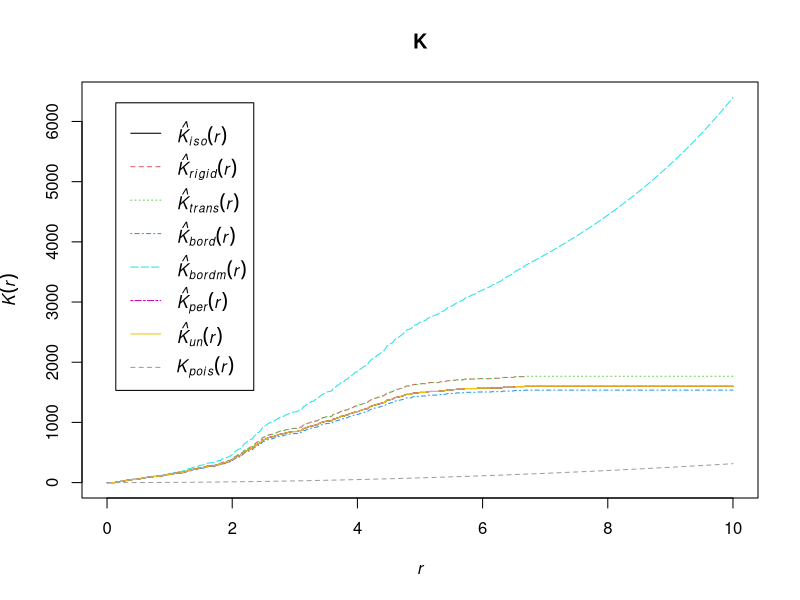

Write the R code that produced this figure. (Note: this script raises an error after producing the figure.)
# This code is designed to make K-function of clustered example


library("spatstat")
library("ggplot2")
library("dplyr")

kaa <- list()

path_out_iso <- "E:/Learn_Manim/clustered.csv"
jj <- 0

jj <- jj + 1
centers <- random_matrix <- (matrix(runif(50), ncol = 2)-0.5)*5
as.ppp <- ppp(centers[, 1], centers[, 2], window = owin(c(-20, 20), c(-20, 20)))
summary(as.ppp)
K <- Kest(as.ppp, correction = "all")
k_data <- data.frame(r = K$r, Kiso = K$iso, Ktheo = K$theo, Kdev = K$iso - K$theo)
kaa[[jj]] <- k_data

ind <- seq(1, nrow(k_data), by = 5)
kaa2 <- k_data[ind, ]
plot(K)

write.csv(kaa2, file = path_out_iso)
